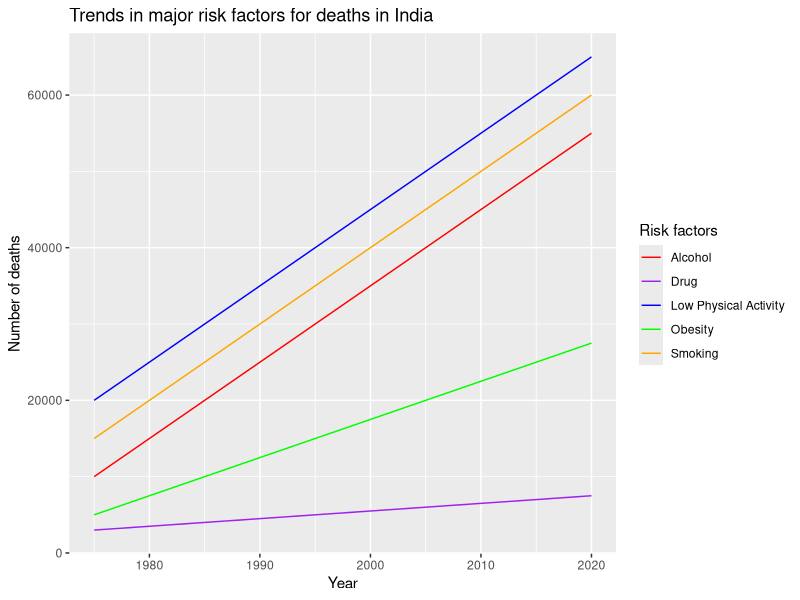

This figure's R source:
## ---- chunk 1
knitr::opts_chunk$set(echo = TRUE)
## ---- chunk 2
library(tidyverse)
library(ggplot2)
## ---- chunk 3

deaths_in_india <- data.frame(
  Year = c(1975, 1980, 1985, 1990, 1995, 2000, 2005, 2010, 2015, 2020),
  Alcohol = c(10000, 15000, 20000, 25000, 30000, 35000, 40000, 45000, 50000, 55000),
  Low_Physical_Activity = c(20000, 25000, 30000, 35000, 40000, 45000, 50000, 55000, 60000, 65000),
  Obesity = c(5000, 7500, 10000, 12500, 15000, 17500, 20000, 22500, 25000, 27500),
  Drug = c(3000, 3500, 4000, 4500, 5000, 5500, 6000, 6500, 7000, 7500),
  Smoking = c(15000, 20000, 25000, 30000, 35000, 40000, 45000, 50000, 55000, 60000)
)

## ---- chunk 4
library(ggplot2)

ggplot(deaths_in_india, aes(x = Year)) +
  geom_line(aes(y = Alcohol, color = "Alcohol")) +
  geom_line(aes(y = Low_Physical_Activity, color = "Low Physical Activity")) +
  geom_line(aes(y = Obesity, color = "Obesity")) +
  geom_line(aes(y = Drug, color = "Drug")) +
  geom_line(aes(y = Smoking, color = "Smoking")) +
  scale_color_manual(name = "Risk factors",
                     values = c("Alcohol" = "red",
                                "Low Physical Activity" = "blue",
                                "Obesity" = "green",
                                "Drug" = "purple",
                                "Smoking" = "orange")) +
  xlab("Year") +
  ylab("Number of deaths") +
  ggtitle("Trends in major risk factors for deaths in India")

